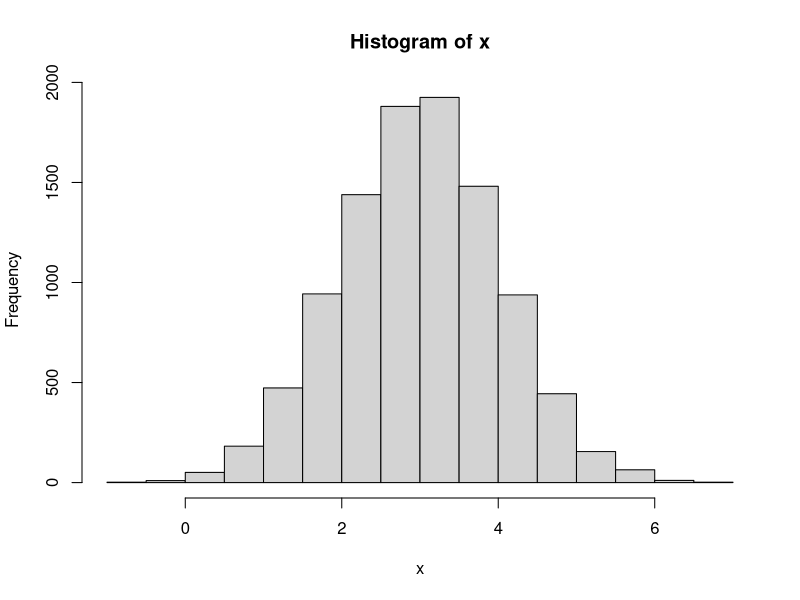
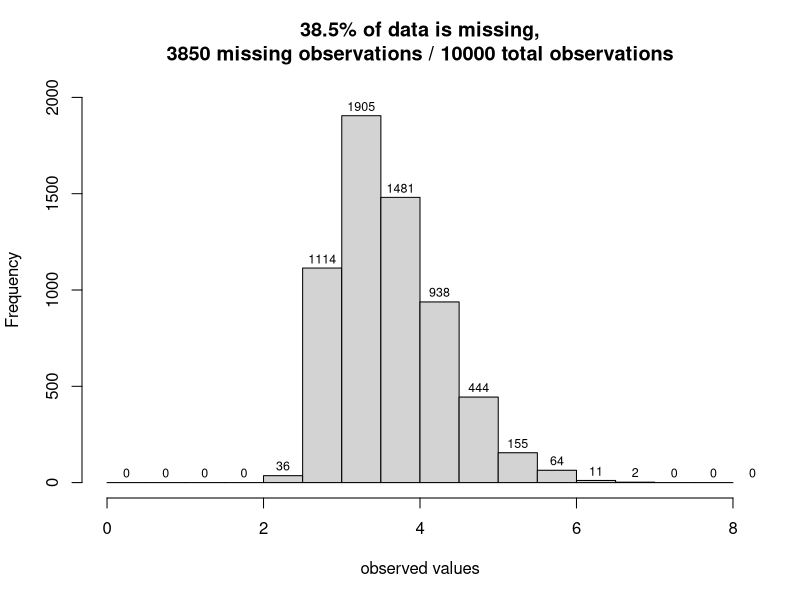

The R source for these figures, in order:
invlogit <- function(x){exp(x) / (1 + exp(x))}

mu <- 3
x <- rnorm(1E4, mu, sd = 1)
hist(x)

n <- 1E4
pres <- rbinom(n = n, size = 1, prob = invlogit((x-mu)*10+mu)) == 1
x_obs <- x[pres]
hist_obs <- hist(x_obs, breaks = 0:16/2, plot = F)
plot(hist_obs, xlim = c(0,8), ylim = c(0,2000), 
     main = paste0((1 - sum(pres) / length(pres))*100, "% of data is missing,\n", n - sum(pres), " missing observations / ", n, " total observations"), xlab = "observed values")
text(x = hist_obs$breaks + 0.25, y = hist_obs$counts + 50, labels = hist_obs$counts, cex = 0.75)
